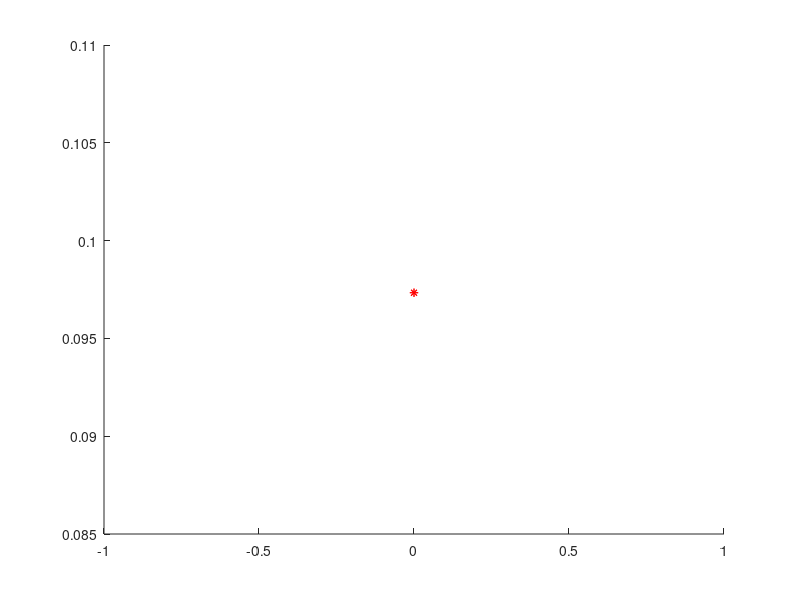

MATLAB code for this plot:
eksak = 0.0973350648636472;
f = inline('1./(exp(x)+1000*x.^2)');
figure;
hold on;
[I n]=quad(f,-1,1,1e-4)
plot(n,I,'*r')
[I n]=quad(f,-1,1,1e-8)
plot(n,I,'*r')
line([0 n],[eksak eksak])

